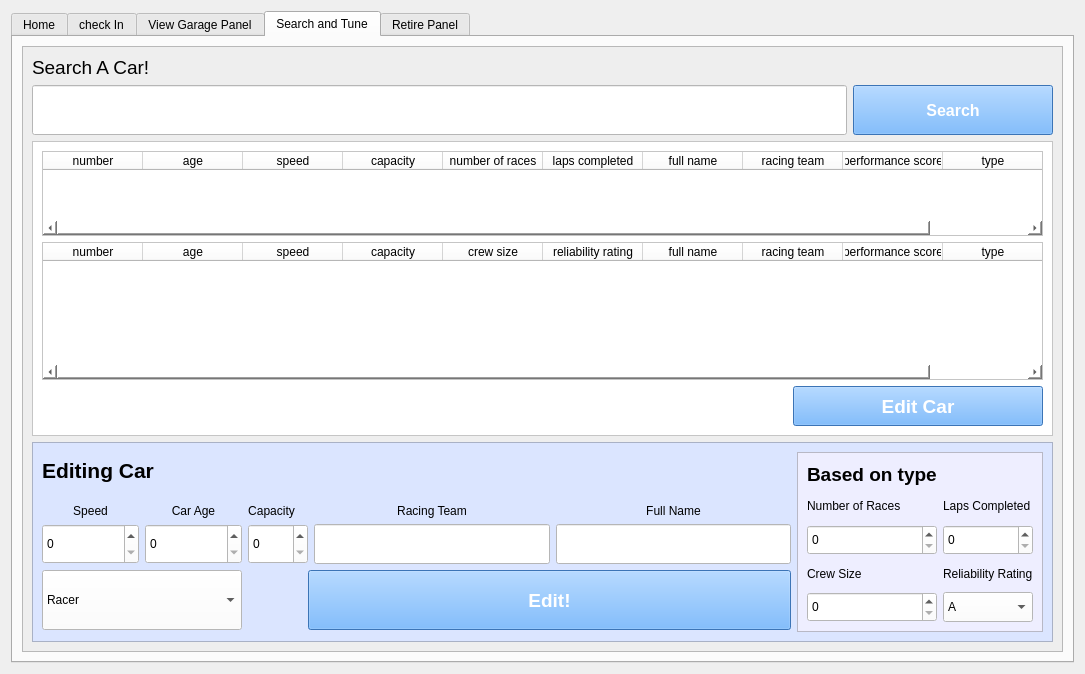
<?xml version="1.0" encoding="UTF-8"?>
<ui version="4.0">
 <class>Garage</class>
 <widget class="QWidget" name="Garage">
  <property name="geometry">
   <rect>
    <x>0</x>
    <y>0</y>
    <width>1085</width>
    <height>674</height>
   </rect>
  </property>
  <property name="windowTitle">
   <string>Garage</string>
  </property>
  <layout class="QGridLayout" name="gridLayout_2">
   <item row="0" column="0">
    <layout class="QGridLayout" name="gridLayout">
     <item row="0" column="1">
      <widget class="QTabWidget" name="tabWidget">
       <property name="tabPosition">
        <enum>QTabWidget::TabPosition::North</enum>
       </property>
       <property name="tabShape">
        <enum>QTabWidget::TabShape::Rounded</enum>
       </property>
       <property name="currentIndex">
        <number>3</number>
       </property>
       <widget class="QWidget" name="tab">
        <attribute name="title">
         <string>Home</string>
        </attribute>
        <layout class="QGridLayout" name="gridLayout_5">
         <item row="0" column="0">
          <layout class="QGridLayout" name="gridLayout_4">
           <property name="spacing">
            <number>2</number>
           </property>
           <item row="0" column="0">
            <widget class="QLabel" name="label">
             <property name="font">
              <font>
               <family>Myanmar Text</family>
               <pointsize>28</pointsize>
               <bold>true</bold>
              </font>
             </property>
             <property name="text">
              <string>Welcome Sheriff!</string>
             </property>
            </widget>
           </item>
           <item row="1" column="0">
            <widget class="QFrame" name="frame">
             <property name="minimumSize">
              <size>
               <width>0</width>
               <height>500</height>
              </size>
             </property>
             <property name="autoFillBackground">
              <bool>false</bool>
             </property>
             <property name="styleSheet">
              <string notr="true">background-color:#EEEEEE</string>
             </property>
             <property name="frameShape">
              <enum>QFrame::Shape::StyledPanel</enum>
             </property>
             <property name="frameShadow">
              <enum>QFrame::Shadow::Raised</enum>
             </property>
             <layout class="QGridLayout" name="gridLayout_6">
              <property name="leftMargin">
               <number>11</number>
              </property>
              <property name="spacing">
               <number>0</number>
              </property>
              <item row="0" column="1">
               <widget class="QPushButton" name="viewGarageBut">
                <property name="minimumSize">
                 <size>
                  <width>0</width>
                  <height>80</height>
                 </size>
                </property>
                <property name="maximumSize">
                 <size>
                  <width>200</width>
                  <height>16777215</height>
                 </size>
                </property>
                <property name="autoFillBackground">
                 <bool>false</bool>
                </property>
                <property name="styleSheet">
                 <string notr="true">background-color:#FFFFFF</string>
                </property>
                <property name="text">
                 <string>View Garage</string>
                </property>
               </widget>
              </item>
              <item row="2" column="0">
               <widget class="QPushButton" name="searchAndTuneBut">
                <property name="minimumSize">
                 <size>
                  <width>0</width>
                  <height>80</height>
                 </size>
                </property>
                <property name="maximumSize">
                 <size>
                  <width>300</width>
                  <height>16777215</height>
                 </size>
                </property>
                <property name="autoFillBackground">
                 <bool>false</bool>
                </property>
                <property name="styleSheet">
                 <string notr="true">background-color:#FFFFFF</string>
                </property>
                <property name="text">
                 <string>Search and Tune up</string>
                </property>
               </widget>
              </item>
              <item row="2" column="1">
               <widget class="QPushButton" name="retirePanel">
                <property name="minimumSize">
                 <size>
                  <width>0</width>
                  <height>80</height>
                 </size>
                </property>
                <property name="maximumSize">
                 <size>
                  <width>200</width>
                  <height>16777215</height>
                 </size>
                </property>
                <property name="autoFillBackground">
                 <bool>false</bool>
                </property>
                <property name="styleSheet">
                 <string notr="true">background-color:#FFFFFF</string>
                </property>
                <property name="text">
                 <string>Retire Panel</string>
                </property>
               </widget>
              </item>
              <item row="0" column="0">
               <widget class="QPushButton" name="checkInBut">
                <property name="minimumSize">
                 <size>
                  <width>0</width>
                  <height>80</height>
                 </size>
                </property>
                <property name="maximumSize">
                 <size>
                  <width>200</width>
                  <height>16777215</height>
                 </size>
                </property>
                <property name="autoFillBackground">
                 <bool>false</bool>
                </property>
                <property name="styleSheet">
                 <string notr="true">background-color:#FFFFFF</string>
                </property>
                <property name="text">
                 <string>Check In </string>
                </property>
               </widget>
              </item>
             </layout>
            </widget>
           </item>
          </layout>
         </item>
        </layout>
       </widget>
       <widget class="QWidget" name="checkInTab">
        <attribute name="title">
         <string>check In</string>
        </attribute>
        <layout class="QGridLayout" name="gridLayout_7">
         <item row="0" column="1">
          <widget class="QFrame" name="frame_2">
           <property name="styleSheet">
            <string notr="true">background-color:#EEEEEE</string>
           </property>
           <property name="frameShape">
            <enum>QFrame::Shape::StyledPanel</enum>
           </property>
           <property name="frameShadow">
            <enum>QFrame::Shadow::Raised</enum>
           </property>
           <layout class="QGridLayout" name="gridLayout_8">
            <item row="0" column="1" colspan="2">
             <widget class="QComboBox" name="typeC">
              <property name="minimumSize">
               <size>
                <width>0</width>
                <height>50</height>
               </size>
              </property>
              <property name="styleSheet">
               <string notr="true">background-color:#FFFFFF</string>
              </property>
              <item>
               <property name="text">
                <string>Racer</string>
               </property>
              </item>
              <item>
               <property name="text">
                <string>Support</string>
               </property>
              </item>
             </widget>
            </item>
            <item row="4" column="1">
             <widget class="QSpinBox" name="carSpeedC">
              <property name="minimumSize">
               <size>
                <width>60</width>
                <height>40</height>
               </size>
              </property>
              <property name="styleSheet">
               <string notr="true">background-color:#FFFFFF</string>
              </property>
             </widget>
            </item>
            <item row="9" column="1">
             <spacer name="verticalSpacer_2">
              <property name="orientation">
               <enum>Qt::Orientation::Vertical</enum>
              </property>
              <property name="sizeHint" stdset="0">
               <size>
                <width>20</width>
                <height>40</height>
               </size>
              </property>
             </spacer>
            </item>
            <item row="10" column="1" colspan="2">
             <widget class="QFrame" name="frame_4">
              <property name="minimumSize">
               <size>
                <width>0</width>
                <height>100</height>
               </size>
              </property>
              <property name="styleSheet">
               <string notr="true">background-color:#EEEEFF</string>
              </property>
              <property name="frameShape">
               <enum>QFrame::Shape::StyledPanel</enum>
              </property>
              <property name="frameShadow">
               <enum>QFrame::Shadow::Raised</enum>
              </property>
              <layout class="QGridLayout" name="gridLayout_9">
               <item row="4" column="1">
                <widget class="QLabel" name="reliabilityRatingL">
                 <property name="text">
                  <string>Reliability Rating</string>
                 </property>
                </widget>
               </item>
               <item row="1" column="0">
                <widget class="QLabel" name="numOfRacesL">
                 <property name="text">
                  <string>Number of Races</string>
                 </property>
                </widget>
               </item>
               <item row="4" column="0">
                <widget class="QLabel" name="crewSizeL">
                 <property name="text">
                  <string>Crew Size</string>
                 </property>
                </widget>
               </item>
               <item row="6" column="1">
                <widget class="QComboBox" name="reliabilityRatingC">
                 <property name="minimumSize">
                  <size>
                   <width>0</width>
                   <height>30</height>
                  </size>
                 </property>
                 <property name="styleSheet">
                  <string notr="true">background-color:#FFFFFF</string>
                 </property>
                 <item>
                  <property name="text">
                   <string>A</string>
                  </property>
                 </item>
                 <item>
                  <property name="text">
                   <string>B</string>
                  </property>
                 </item>
                 <item>
                  <property name="text">
                   <string>C</string>
                  </property>
                 </item>
                </widget>
               </item>
               <item row="2" column="1">
                <widget class="QSpinBox" name="lapsCompC">
                 <property name="minimumSize">
                  <size>
                   <width>0</width>
                   <height>30</height>
                  </size>
                 </property>
                 <property name="styleSheet">
                  <string notr="true">background-color:#FFFFFF</string>
                 </property>
                </widget>
               </item>
               <item row="3" column="1">
                <spacer name="verticalSpacer_3">
                 <property name="orientation">
                  <enum>Qt::Orientation::Vertical</enum>
                 </property>
                 <property name="sizeHint" stdset="0">
                  <size>
                   <width>20</width>
                   <height>40</height>
                  </size>
                 </property>
                </spacer>
               </item>
               <item row="0" column="0">
                <widget class="QLabel" name="label_8">
                 <property name="font">
                  <font>
                   <pointsize>14</pointsize>
                   <bold>true</bold>
                  </font>
                 </property>
                 <property name="text">
                  <string>Based on type</string>
                 </property>
                </widget>
               </item>
               <item row="6" column="0">
                <widget class="QSpinBox" name="crewSizeC">
                 <property name="minimumSize">
                  <size>
                   <width>0</width>
                   <height>30</height>
                  </size>
                 </property>
                 <property name="styleSheet">
                  <string notr="true">background-color:#FFFFFF</string>
                 </property>
                </widget>
               </item>
               <item row="2" column="0">
                <widget class="QSpinBox" name="numOfRacesC">
                 <property name="minimumSize">
                  <size>
                   <width>0</width>
                   <height>30</height>
                  </size>
                 </property>
                 <property name="styleSheet">
                  <string notr="true">background-color:#FFFFFF</string>
                 </property>
                </widget>
               </item>
               <item row="1" column="1">
                <widget class="QLabel" name="lapsCompL">
                 <property name="text">
                  <string>Laps Completed</string>
                 </property>
                </widget>
               </item>
              </layout>
             </widget>
            </item>
            <item row="2" column="1">
             <widget class="QSpinBox" name="carNumC">
              <property name="minimumSize">
               <size>
                <width>60</width>
                <height>40</height>
               </size>
              </property>
              <property name="styleSheet">
               <string notr="true">background-color:#FFFFFF</string>
              </property>
             </widget>
            </item>
            <item row="4" column="2">
             <widget class="QSpinBox" name="carCapacityC">
              <property name="minimumSize">
               <size>
                <width>60</width>
                <height>40</height>
               </size>
              </property>
              <property name="styleSheet">
               <string notr="true">background-color:#FFFFFF</string>
              </property>
             </widget>
            </item>
            <item row="18" column="1">
             <widget class="QFrame" name="frame_3">
              <property name="frameShape">
               <enum>QFrame::Shape::StyledPanel</enum>
              </property>
              <property name="frameShadow">
               <enum>QFrame::Shadow::Raised</enum>
              </property>
             </widget>
            </item>
            <item row="3" column="2">
             <widget class="QLabel" name="label_5">
              <property name="text">
               <string>Capacity</string>
              </property>
              <property name="alignment">
               <set>Qt::AlignmentFlag::AlignCenter</set>
              </property>
             </widget>
            </item>
            <item row="2" column="2">
             <widget class="QSpinBox" name="carAgeC">
              <property name="minimumSize">
               <size>
                <width>60</width>
                <height>40</height>
               </size>
              </property>
              <property name="styleSheet">
               <string notr="true">background-color:#FFFFFF</string>
              </property>
             </widget>
            </item>
            <item row="7" column="4">
             <spacer name="horizontalSpacer_2">
              <property name="orientation">
               <enum>Qt::Orientation::Horizontal</enum>
              </property>
              <property name="sizeHint" stdset="0">
               <size>
                <width>40</width>
                <height>20</height>
               </size>
              </property>
             </spacer>
            </item>
            <item row="1" column="1">
             <widget class="QLabel" name="label_2">
              <property name="text">
               <string>Car Number</string>
              </property>
              <property name="alignment">
               <set>Qt::AlignmentFlag::AlignCenter</set>
              </property>
             </widget>
            </item>
            <item row="5" column="1">
             <spacer name="verticalSpacer">
              <property name="orientation">
               <enum>Qt::Orientation::Vertical</enum>
              </property>
              <property name="sizeHint" stdset="0">
               <size>
                <width>20</width>
                <height>40</height>
               </size>
              </property>
             </spacer>
            </item>
            <item row="7" column="1">
             <widget class="QLabel" name="label_6">
              <property name="text">
               <string>Full Name</string>
              </property>
              <property name="alignment">
               <set>Qt::AlignmentFlag::AlignCenter</set>
              </property>
             </widget>
            </item>
            <item row="1" column="2">
             <widget class="QLabel" name="label_3">
              <property name="text">
               <string>Car Age</string>
              </property>
              <property name="alignment">
               <set>Qt::AlignmentFlag::AlignCenter</set>
              </property>
             </widget>
            </item>
            <item row="7" column="2">
             <widget class="QLabel" name="label_7">
              <property name="text">
               <string>Racing Team</string>
              </property>
              <property name="alignment">
               <set>Qt::AlignmentFlag::AlignCenter</set>
              </property>
             </widget>
            </item>
            <item row="4" column="0">
             <spacer name="horizontalSpacer">
              <property name="orientation">
               <enum>Qt::Orientation::Horizontal</enum>
              </property>
              <property name="sizeHint" stdset="0">
               <size>
                <width>40</width>
                <height>20</height>
               </size>
              </property>
             </spacer>
            </item>
            <item row="3" column="1">
             <widget class="QLabel" name="label_4">
              <property name="text">
               <string>Speed</string>
              </property>
              <property name="alignment">
               <set>Qt::AlignmentFlag::AlignCenter</set>
              </property>
             </widget>
            </item>
            <item row="11" column="1" colspan="2">
             <widget class="QPushButton" name="checkIn">
              <property name="minimumSize">
               <size>
                <width>0</width>
                <height>60</height>
               </size>
              </property>
              <property name="maximumSize">
               <size>
                <width>7000</width>
                <height>16777215</height>
               </size>
              </property>
              <property name="font">
               <font>
                <pointsize>14</pointsize>
                <bold>true</bold>
               </font>
              </property>
              <property name="styleSheet">
               <string notr="true">background:#52a3ff;color:white;</string>
              </property>
              <property name="text">
               <string>Check In!</string>
              </property>
             </widget>
            </item>
            <item row="8" column="1">
             <widget class="QLineEdit" name="carFullNameC">
              <property name="minimumSize">
               <size>
                <width>0</width>
                <height>40</height>
               </size>
              </property>
              <property name="styleSheet">
               <string notr="true">background-color:#FFFFFF</string>
              </property>
             </widget>
            </item>
            <item row="8" column="2">
             <widget class="QLineEdit" name="carRacingTeamC">
              <property name="minimumSize">
               <size>
                <width>0</width>
                <height>40</height>
               </size>
              </property>
              <property name="styleSheet">
               <string notr="true">background-color:white;</string>
              </property>
             </widget>
            </item>
           </layout>
          </widget>
         </item>
        </layout>
       </widget>
       <widget class="QWidget" name="viewGarageTab">
        <attribute name="title">
         <string>View Garage Panel</string>
        </attribute>
        <layout class="QGridLayout" name="gridLayout_10">
         <item row="0" column="0">
          <widget class="QTableWidget" name="tableWidget">
           <property name="editTriggers">
            <set>QAbstractItemView::EditTrigger::NoEditTriggers</set>
           </property>
           <column>
            <property name="text">
             <string>Car Number</string>
            </property>
           </column>
           <column>
            <property name="text">
             <string>Car Name</string>
            </property>
           </column>
           <column>
            <property name="text">
             <string>Age</string>
            </property>
           </column>
           <column>
            <property name="text">
             <string>Speed</string>
            </property>
           </column>
           <column>
            <property name="text">
             <string>Capacity</string>
            </property>
           </column>
           <column>
            <property name="text">
             <string>Racing Team</string>
            </property>
           </column>
           <column>
            <property name="text">
             <string>Type</string>
            </property>
           </column>
          </widget>
         </item>
        </layout>
       </widget>
       <widget class="QWidget" name="searchTuneTab">
        <attribute name="title">
         <string>Search and Tune</string>
        </attribute>
        <layout class="QGridLayout" name="gridLayout_3">
         <item row="0" column="0">
          <widget class="QFrame" name="frame_5">
           <property name="styleSheet">
            <string notr="true">background-color:#EEEEEE</string>
           </property>
           <property name="frameShape">
            <enum>QFrame::Shape::StyledPanel</enum>
           </property>
           <property name="frameShadow">
            <enum>QFrame::Shadow::Raised</enum>
           </property>
           <layout class="QGridLayout" name="gridLayout_11">
            <item row="3" column="0">
             <widget class="QLineEdit" name="searchF">
              <property name="minimumSize">
               <size>
                <width>0</width>
                <height>50</height>
               </size>
              </property>
              <property name="styleSheet">
               <string notr="true">background-color:white;</string>
              </property>
             </widget>
            </item>
            <item row="6" column="0" colspan="2">
             <widget class="QFrame" name="editFrame">
              <property name="minimumSize">
               <size>
                <width>0</width>
                <height>200</height>
               </size>
              </property>
              <property name="maximumSize">
               <size>
                <width>16777215</width>
                <height>250</height>
               </size>
              </property>
              <property name="styleSheet">
               <string notr="true">background-color:#dbe5ff</string>
              </property>
              <property name="frameShape">
               <enum>QFrame::Shape::StyledPanel</enum>
              </property>
              <property name="frameShadow">
               <enum>QFrame::Shadow::Raised</enum>
              </property>
              <layout class="QGridLayout" name="gridLayout_13">
               <item row="3" column="2">
                <widget class="QSpinBox" name="carAgeE">
                 <property name="minimumSize">
                  <size>
                   <width>60</width>
                   <height>40</height>
                  </size>
                 </property>
                 <property name="styleSheet">
                  <string notr="true">background-color:#FFFFFF</string>
                 </property>
                </widget>
               </item>
               <item row="3" column="1">
                <widget class="QSpinBox" name="carSpeedE">
                 <property name="minimumSize">
                  <size>
                   <width>60</width>
                   <height>40</height>
                  </size>
                 </property>
                 <property name="styleSheet">
                  <string notr="true">background-color:#FFFFFF</string>
                 </property>
                </widget>
               </item>
               <item row="2" column="7">
                <widget class="QLabel" name="label_14">
                 <property name="text">
                  <string>Racing Team</string>
                 </property>
                 <property name="alignment">
                  <set>Qt::AlignmentFlag::AlignCenter</set>
                 </property>
                </widget>
               </item>
               <item row="2" column="2">
                <widget class="QLabel" name="label_13">
                 <property name="text">
                  <string>Car Age</string>
                 </property>
                 <property name="alignment">
                  <set>Qt::AlignmentFlag::AlignCenter</set>
                 </property>
                </widget>
               </item>
               <item row="1" column="1" colspan="2">
                <widget class="QLabel" name="label_11">
                 <property name="minimumSize">
                  <size>
                   <width>0</width>
                   <height>40</height>
                  </size>
                 </property>
                 <property name="font">
                  <font>
                   <pointsize>16</pointsize>
                   <bold>true</bold>
                  </font>
                 </property>
                 <property name="text">
                  <string>Editing Car </string>
                 </property>
                 <property name="alignment">
                  <set>Qt::AlignmentFlag::AlignLeading|Qt::AlignmentFlag::AlignLeft|Qt::AlignmentFlag::AlignTop</set>
                 </property>
                </widget>
               </item>
               <item row="3" column="4" colspan="3">
                <widget class="QSpinBox" name="carCapacityE">
                 <property name="minimumSize">
                  <size>
                   <width>60</width>
                   <height>40</height>
                  </size>
                 </property>
                 <property name="styleSheet">
                  <string notr="true">background-color:#FFFFFF</string>
                 </property>
                </widget>
               </item>
               <item row="2" column="1">
                <widget class="QLabel" name="label_15">
                 <property name="text">
                  <string>Speed</string>
                 </property>
                 <property name="alignment">
                  <set>Qt::AlignmentFlag::AlignCenter</set>
                 </property>
                </widget>
               </item>
               <item row="2" column="4">
                <widget class="QLabel" name="label_10">
                 <property name="text">
                  <string>Capacity</string>
                 </property>
                 <property name="alignment">
                  <set>Qt::AlignmentFlag::AlignCenter</set>
                 </property>
                </widget>
               </item>
               <item row="4" column="1" colspan="2">
                <widget class="QComboBox" name="typeE">
                 <property name="sizePolicy">
                  <sizepolicy hsizetype="Expanding" vsizetype="Fixed">
                   <horstretch>0</horstretch>
                   <verstretch>0</verstretch>
                  </sizepolicy>
                 </property>
                 <property name="minimumSize">
                  <size>
                   <width>200</width>
                   <height>60</height>
                  </size>
                 </property>
                 <property name="styleSheet">
                  <string notr="true">background-color:#FFFFFF</string>
                 </property>
                 <item>
                  <property name="text">
                   <string>Racer</string>
                  </property>
                 </item>
                 <item>
                  <property name="text">
                   <string>Support</string>
                  </property>
                 </item>
                </widget>
               </item>
               <item row="4" column="6" colspan="3">
                <widget class="QPushButton" name="editNowBut">
                 <property name="sizePolicy">
                  <sizepolicy hsizetype="Expanding" vsizetype="Fixed">
                   <horstretch>0</horstretch>
                   <verstretch>0</verstretch>
                  </sizepolicy>
                 </property>
                 <property name="minimumSize">
                  <size>
                   <width>0</width>
                   <height>60</height>
                  </size>
                 </property>
                 <property name="maximumSize">
                  <size>
                   <width>7000</width>
                   <height>16777215</height>
                  </size>
                 </property>
                 <property name="font">
                  <font>
                   <pointsize>14</pointsize>
                   <bold>true</bold>
                  </font>
                 </property>
                 <property name="styleSheet">
                  <string notr="true">background-color:#52a3ff;color:white;</string>
                 </property>
                 <property name="text">
                  <string>Edit!</string>
                 </property>
                </widget>
               </item>
               <item row="2" column="8">
                <widget class="QLabel" name="label_12">
                 <property name="text">
                  <string>Full Name</string>
                 </property>
                 <property name="alignment">
                  <set>Qt::AlignmentFlag::AlignCenter</set>
                 </property>
                </widget>
               </item>
               <item row="0" column="11" rowspan="6">
                <widget class="QFrame" name="frame_6">
                 <property name="minimumSize">
                  <size>
                   <width>0</width>
                   <height>0</height>
                  </size>
                 </property>
                 <property name="styleSheet">
                  <string notr="true">background-color:#EEEEFF</string>
                 </property>
                 <property name="frameShape">
                  <enum>QFrame::Shape::StyledPanel</enum>
                 </property>
                 <property name="frameShadow">
                  <enum>QFrame::Shadow::Raised</enum>
                 </property>
                 <layout class="QGridLayout" name="gridLayout_12">
                  <item row="2" column="1">
                   <widget class="QSpinBox" name="lapsCompE">
                    <property name="minimumSize">
                     <size>
                      <width>0</width>
                      <height>30</height>
                     </size>
                    </property>
                    <property name="styleSheet">
                     <string notr="true">background-color:#FFFFFF</string>
                    </property>
                   </widget>
                  </item>
                  <item row="1" column="1">
                   <widget class="QLabel" name="lapsCompL2">
                    <property name="text">
                     <string>Laps Completed</string>
                    </property>
                   </widget>
                  </item>
                  <item row="0" column="0">
                   <widget class="QLabel" name="label_9">
                    <property name="font">
                     <font>
                      <pointsize>14</pointsize>
                      <bold>true</bold>
                     </font>
                    </property>
                    <property name="text">
                     <string>Based on type</string>
                    </property>
                   </widget>
                  </item>
                  <item row="5" column="0">
                   <widget class="QSpinBox" name="crewSizeE">
                    <property name="minimumSize">
                     <size>
                      <width>0</width>
                      <height>30</height>
                     </size>
                    </property>
                    <property name="styleSheet">
                     <string notr="true">background-color:#FFFFFF</string>
                    </property>
                   </widget>
                  </item>
                  <item row="3" column="0">
                   <widget class="QLabel" name="crewSizeL2">
                    <property name="text">
                     <string>Crew Size</string>
                    </property>
                   </widget>
                  </item>
                  <item row="3" column="1">
                   <widget class="QLabel" name="reliabilityRatingL2">
                    <property name="text">
                     <string>Reliability Rating</string>
                    </property>
                   </widget>
                  </item>
                  <item row="5" column="1">
                   <widget class="QComboBox" name="reliabilityRatingE">
                    <property name="minimumSize">
                     <size>
                      <width>0</width>
                      <height>30</height>
                     </size>
                    </property>
                    <property name="styleSheet">
                     <string notr="true">background-color:#FFFFFF</string>
                    </property>
                    <item>
                     <property name="text">
                      <string>A</string>
                     </property>
                    </item>
                    <item>
                     <property name="text">
                      <string>B</string>
                     </property>
                    </item>
                    <item>
                     <property name="text">
                      <string>C</string>
                     </property>
                    </item>
                   </widget>
                  </item>
                  <item row="1" column="0">
                   <widget class="QLabel" name="numOfRacesL2">
                    <property name="text">
                     <string>Number of Races</string>
                    </property>
                   </widget>
                  </item>
                  <item row="2" column="0">
                   <widget class="QSpinBox" name="numOfRacesE">
                    <property name="minimumSize">
                     <size>
                      <width>0</width>
                      <height>30</height>
                     </size>
                    </property>
                    <property name="styleSheet">
                     <string notr="true">background-color:#FFFFFF</string>
                    </property>
                   </widget>
                  </item>
                 </layout>
                </widget>
               </item>
               <item row="3" column="7">
                <widget class="QLineEdit" name="carRacingTeamE">
                 <property name="minimumSize">
                  <size>
                   <width>0</width>
                   <height>40</height>
                  </size>
                 </property>
                 <property name="styleSheet">
                  <string notr="true">background-color:#FFFFFF</string>
                 </property>
                </widget>
               </item>
               <item row="3" column="8">
                <widget class="QLineEdit" name="carFullNameE">
                 <property name="minimumSize">
                  <size>
                   <width>0</width>
                   <height>40</height>
                  </size>
                 </property>
                 <property name="styleSheet">
                  <string notr="true">background-color:#FFFFFF</string>
                 </property>
                </widget>
               </item>
              </layout>
             </widget>
            </item>
            <item row="1" column="0">
             <widget class="QLabel" name="label_16">
              <property name="font">
               <font>
                <pointsize>14</pointsize>
               </font>
              </property>
              <property name="text">
               <string>Search A Car!</string>
              </property>
             </widget>
            </item>
            <item row="3" column="1">
             <widget class="QPushButton" name="searchBut">
              <property name="minimumSize">
               <size>
                <width>200</width>
                <height>50</height>
               </size>
              </property>
              <property name="font">
               <font>
                <pointsize>12</pointsize>
                <bold>true</bold>
               </font>
              </property>
              <property name="styleSheet">
               <string notr="true">background-color:#52a3ff;color:white;</string>
              </property>
              <property name="text">
               <string>Search</string>
              </property>
             </widget>
            </item>
            <item row="4" column="0" colspan="2">
             <widget class="QFrame" name="dataFrame">
              <property name="styleSheet">
               <string notr="true">background-color:white;</string>
              </property>
              <property name="frameShape">
               <enum>QFrame::Shape::StyledPanel</enum>
              </property>
              <property name="frameShadow">
               <enum>QFrame::Shadow::Raised</enum>
              </property>
              <layout class="QGridLayout" name="gridLayout_14">
               <item row="2" column="0" colspan="2">
                <widget class="QTableWidget" name="supportDisplay">
                 <property name="editTriggers">
                  <set>QAbstractItemView::EditTrigger::NoEditTriggers</set>
                 </property>
                 <column>
                  <property name="text">
                   <string>number</string>
                  </property>
                 </column>
                 <column>
                  <property name="text">
                   <string>age</string>
                  </property>
                 </column>
                 <column>
                  <property name="text">
                   <string>speed</string>
                  </property>
                 </column>
                 <column>
                  <property name="text">
                   <string>capacity</string>
                  </property>
                 </column>
                 <column>
                  <property name="text">
                   <string>crew size</string>
                  </property>
                 </column>
                 <column>
                  <property name="text">
                   <string>reliability rating</string>
                  </property>
                 </column>
                 <column>
                  <property name="text">
                   <string>full name</string>
                  </property>
                 </column>
                 <column>
                  <property name="text">
                   <string>racing team</string>
                  </property>
                 </column>
                 <column>
                  <property name="text">
                   <string>performance score</string>
                  </property>
                 </column>
                 <column>
                  <property name="text">
                   <string>type</string>
                  </property>
                 </column>
                </widget>
               </item>
               <item row="0" column="0" rowspan="2" colspan="2">
                <widget class="QTableWidget" name="racerDisplay">
                 <property name="editTriggers">
                  <set>QAbstractItemView::EditTrigger::NoEditTriggers</set>
                 </property>
                 <column>
                  <property name="text">
                   <string>number</string>
                  </property>
                 </column>
                 <column>
                  <property name="text">
                   <string>age</string>
                  </property>
                 </column>
                 <column>
                  <property name="text">
                   <string>speed</string>
                  </property>
                 </column>
                 <column>
                  <property name="text">
                   <string>capacity</string>
                  </property>
                 </column>
                 <column>
                  <property name="text">
                   <string>number of races</string>
                  </property>
                 </column>
                 <column>
                  <property name="text">
                   <string>laps completed</string>
                  </property>
                 </column>
                 <column>
                  <property name="text">
                   <string>full name</string>
                  </property>
                 </column>
                 <column>
                  <property name="text">
                   <string>racing team</string>
                  </property>
                 </column>
                 <column>
                  <property name="text">
                   <string>performance score</string>
                  </property>
                 </column>
                 <column>
                  <property name="text">
                   <string>type</string>
                  </property>
                 </column>
                </widget>
               </item>
               <item row="3" column="1">
                <widget class="QPushButton" name="editButton">
                 <property name="minimumSize">
                  <size>
                   <width>250</width>
                   <height>40</height>
                  </size>
                 </property>
                 <property name="maximumSize">
                  <size>
                   <width>250</width>
                   <height>16777215</height>
                  </size>
                 </property>
                 <property name="font">
                  <font>
                   <pointsize>14</pointsize>
                   <bold>true</bold>
                  </font>
                 </property>
                 <property name="styleSheet">
                  <string notr="true">background:#52a3ff;color:white;</string>
                 </property>
                 <property name="text">
                  <string>Edit Car</string>
                 </property>
                </widget>
               </item>
               <item row="3" column="0">
                <spacer name="horizontalSpacer_3">
                 <property name="orientation">
                  <enum>Qt::Orientation::Horizontal</enum>
                 </property>
                 <property name="sizeHint" stdset="0">
                  <size>
                   <width>40</width>
                   <height>20</height>
                  </size>
                 </property>
                </spacer>
               </item>
              </layout>
             </widget>
            </item>
           </layout>
          </widget>
         </item>
        </layout>
       </widget>
       <widget class="QWidget" name="retireTab">
        <attribute name="title">
         <string>Retire Panel</string>
        </attribute>
        <layout class="QGridLayout" name="gridLayout_15">
         <item row="0" column="0">
          <widget class="QTableWidget" name="tableWidget_2">
           <property name="editTriggers">
            <set>QAbstractItemView::EditTrigger::NoEditTriggers</set>
           </property>
           <column>
            <property name="text">
             <string>Car Number</string>
            </property>
           </column>
           <column>
            <property name="text">
             <string>Car Name</string>
            </property>
           </column>
           <column>
            <property name="text">
             <string>Age</string>
            </property>
           </column>
           <column>
            <property name="text">
             <string>Speed</string>
            </property>
           </column>
           <column>
            <property name="text">
             <string>Capacity</string>
            </property>
           </column>
           <column>
            <property name="text">
             <string>Racing Team</string>
            </property>
           </column>
           <column>
            <property name="text">
             <string>Type</string>
            </property>
           </column>
           <column>
            <property name="text">
             <string>Option</string>
            </property>
           </column>
          </widget>
         </item>
        </layout>
       </widget>
      </widget>
     </item>
    </layout>
   </item>
  </layout>
 </widget>
 <resources/>
 <connections/>
</ui>
